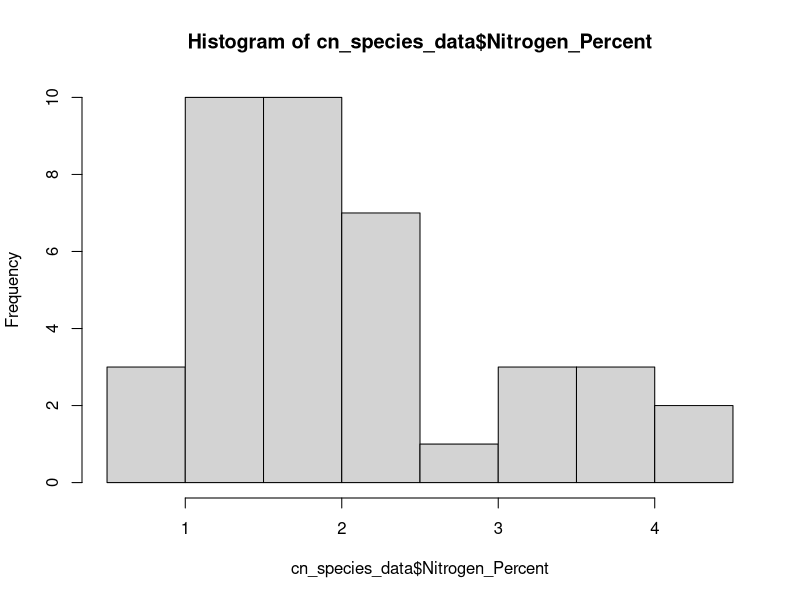
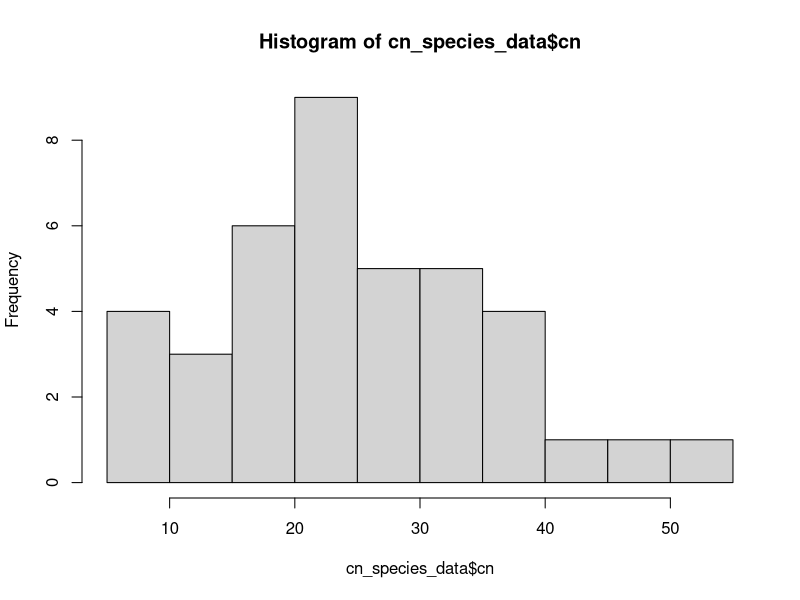
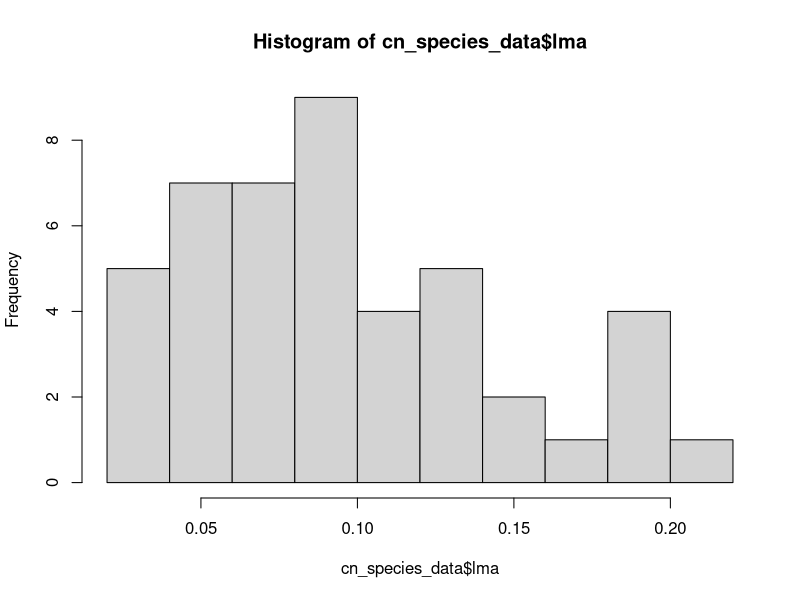
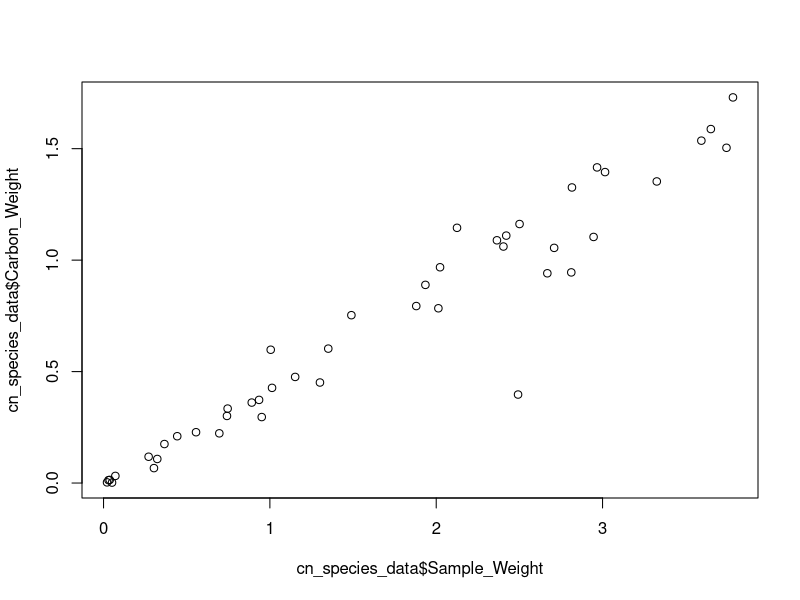
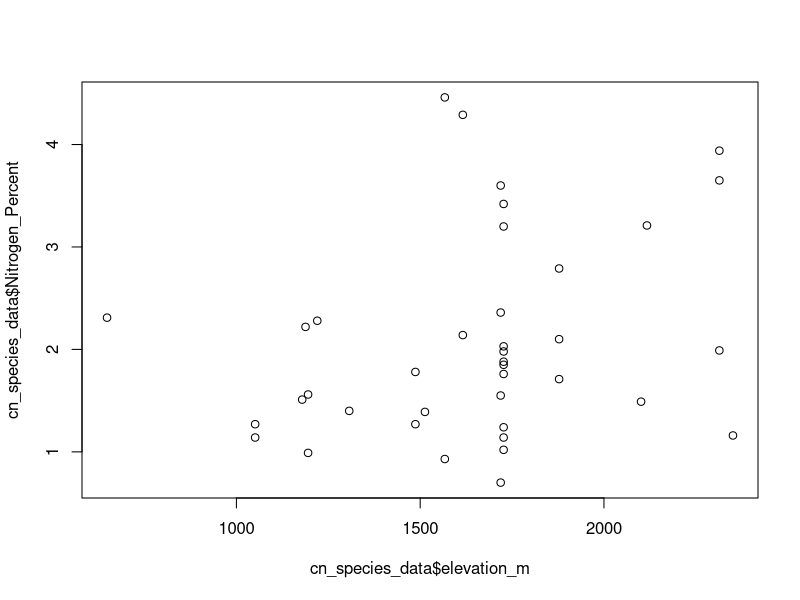
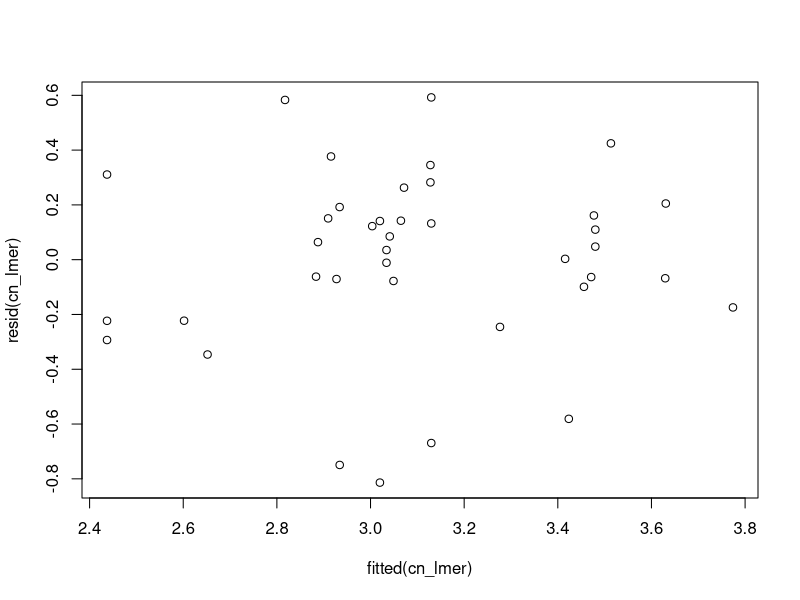

The R script that drew these images, in order: (Note: this script raises an error after producing the figures.)
# script for analyzing CN data from GUMO samples
# for Jose Villeda's Honors project

## load packages
library(dplyr)
# install.packages('lme4')
library(lme4)
library(car)
library(emmeans)
# install.packages('ggplot2')
library(ggplot2)
library(scales)

## load (i.e., read) the data
cn_data = read.csv('../../data/cn/jose_gumo_1_results.csv')
species_info = read.csv('../../data/cn/species_information.csv', fileEncoding = 'Latin1')

## look at data
head(cn_data)
head(species_info)

## merge dataasets
cn_species_data = left_join(cn_data, species_info, by = c("Sample_ID" = "sample_id"))
head(cn_species_data)

## calculate variables
cn_species_data$cn = cn_species_data$Carbon_Percent / cn_species_data$Nitrogen_Percent
cn_species_data$lma = cn_species_data$mass / cn_species_data$area

## make some simple graphs
### histogram of the percent nitrogen data
hist(cn_species_data$Nitrogen_Percent)
hist(cn_species_data$cn)
hist(cn_species_data$lma)
plot(cn_species_data$Sample_Weight, cn_species_data$Carbon_Weight)
plot(cn_species_data$elevation_m, cn_species_data$Nitrogen_Percent)

## test hypotheses about herbaceous/woody
### make new column describing whether species is woody or not
cn_species_data$woody <- NA
cn_species_data$woody[cn_species_data$life_history == 'Forb' | cn_species_data$life_history == 'Grass'] <- 'no'
cn_species_data$woody[cn_species_data$life_history == 'Shrub' | cn_species_data$life_history == 'Tree'] <- 'yes'

cn_species_data$PFT[cn_species_data$life_history == 'Grass' & 
                      cn_species_data$photosynthesis_type == 'C3'] <- 'C3 grass'
cn_species_data$PFT[cn_species_data$life_history == 'Grass' & 
                      cn_species_data$photosynthesis_type == 'C4'] <- 'C4 grass'
cn_species_data$PFT[cn_species_data$life_history == 'Forb' & 
                      cn_species_data$photosynthesis_type == 'C3'] <- 'C3 forb'
cn_species_data$PFT[cn_species_data$life_history == 'Shrub' & 
                      cn_species_data$photosynthesis_type == 'C3'] <- 'C3 shrub'
cn_species_data$PFT[cn_species_data$life_history == 'Tree' & 
                      cn_species_data$photosynthesis_type == 'C3'] <- 'C3 tree'

### test whether C/N ratios differ across plant type and environment
cn_lmer <- lmer(log(cn) ~ PFT * elevation_m + (1|family), 
                data = cn_species_data)
plot(resid(cn_lmer) ~ fitted(cn_lmer))
summary(cn_lmer)
Anova(cn_lmer)
cld(emmeans(cn_lmer, ~PFT))
emtrends(cn_lmer, ~1, var = 'elevation_m')

### test whether percent N differ across plant type and environment
nper_lmer <- lmer(log(Nitrogen_Percent) ~ PFT * elevation_m + (1|family), 
                data = cn_species_data)
plot(resid(nper_lmer) ~ fitted(nper_lmer))
summary(nper_lmer)
Anova(nper_lmer)
cld(emmeans(nper_lmer, ~PFT))
emtrends(nper_lmer, ~1, var = 'elevation_m')

### test whether percent lma differs across plant type and environment
lma_lmer <- lmer(log(lma) ~ PFT * elevation_m + (1|family), 
                  data = cn_species_data)
plot(resid(lma_lmer) ~ fitted(lma_lmer))
summary(lma_lmer)
Anova(lma_lmer)
cld(emmeans(lma_lmer, ~PFT))
emtrends(lma_lmer, ~1, var = 'elevation_m')

### lma-nper correlation
nperlma_lmer <- lmer(log(Nitrogen_Percent) ~ PFT * log(lma) + (1|family), 
                  data = cn_species_data)
plot(resid(nperlma_lmer) ~ fitted(nperlma_lmer))
summary(nperlma_lmer)
Anova(nperlma_lmer)
cld(emmeans(nperlma_lmer, ~PFT))
emtrends(nperlma_lmer, ~1, var = 'lma')

### results summary
# biggest effect is elevation, where there is great N at higher elevation
# follows predictions from Wang et al. (2017), which suggests
# that plants increase leaf N at high elevation because of high water stress
# more N allows them to maintain photosynthesis at lower stomatal conductance
# could test this with the stomatal data from Zach
# light also goes up so plants invest in more enzymes to use it for photosynthesis
# temperature goes down as you increase elevation, so plants invest in more
# enzymes because they are working more slowly

### make plots
#### quick plots
plot(log(Nitrogen_Percent) ~ elevation_m, data = cn_species_data)
plot(log(cn) ~ elevation_m, data = cn_species_data)

#### nice plots
##### percent nitrogen x elevation
elevation_vector = seq(min(cn_species_data$elevation_m, na.rm = T), 
                       max(cn_species_data$elevation_m, na.rm = T), 1)
nper_elevation_slope = summary(emtrends(nper_lmer, ~1, var = 'elevation_m'))[1, 2]
nper_elevation_intercept = summary(emmeans(nper_lmer, ~1, at = list(elevation_m = 0)))[1, 2]
nper_modeled = nper_elevation_slope * elevation_vector + nper_elevation_intercept
nper_model_df = data.frame(elevation = elevation_vector, nper = nper_modeled)

nper_plot = ggplot(data = cn_species_data, aes(x = elevation_m, y = Nitrogen_Percent, 
                                   shape = PFT, colour = PFT)) +
  theme(legend.position = "right", 
        legend.text=element_text(size=15),
        legend.title=element_text(size=15),
        axis.title.y=element_text(size=rel(2.5), colour = 'black'),
        axis.title.x=element_text(size=rel(2.5), colour = 'black'),
        axis.text.x=element_text(size=rel(2), colour = 'black'),
        axis.text.y=element_text(size=rel(2), colour = 'black'),
        panel.background = element_rect(fill = 'white', colour = 'black'),
        panel.grid.major = element_line(colour = "grey")) +
  geom_point(alpha = 0.9, size = 4) +
  geom_line(data = nper_model_df, aes(x = elevation, y = exp(nper), 
                                      shape = NULL, colour = NULL), 
            size = 4, col = rgb(0, 0, 0, 0.7)) +
  ylab('Leaf N (%)') +
  xlab('Elevation (m)') +
  xlim(c(500, 2500)) +
  ylim(c(0, 5))

jpeg('plots/nper_plot.jpeg',
     width = 8, height = 8, units = 'in', res = 600)
plot(nper_plot)
dev.off()

nper_plot_woody = ggplot(data = cn_species_data, 
                       aes(x = PFT, y = Nitrogen_Percent, colour = woody)) +
  theme(legend.position = "right", 
        legend.text=element_text(size=15),
        legend.title=element_text(size=15),
        axis.title.y=element_text(size=rel(2.5), colour = 'black'),
        axis.title.x=element_text(size=rel(2.5), colour = 'black'),
        axis.text.x=element_text(size=rel(2), colour = 'black'),
        axis.text.y=element_text(size=rel(2), colour = 'black'),
        panel.background = element_rect(fill = 'white', colour = 'black'),
        panel.grid.major = element_line(colour = "grey")) +
  geom_boxplot(outlier.size = NA, size = 1) +
  geom_jitter(size = 4, alpha = 0.9, width = 0.1) +
  guides(colour = guide_legend(title = NULL)) +
  scale_color_discrete(labels = c('Herbaceous', 'Woody')) +
  ylab('Leaf N (%)') +
  xlab('Plant Functional Type')

jpeg('plots/nper_plot_woody.jpeg',
     width = 8, height = 8, units = 'in', res = 600)
plot(nper_plot_woody)
dev.off()

##### cn x elevation
cn_elevation_slope = summary(emtrends(cn_lmer, ~1, var = 'elevation_m'))[1, 2]
cn_elevation_intercept = summary(emmeans(cn_lmer, ~1, at = list(elevation_m = 0)))[1, 2]
cn_modeled = cn_elevation_slope * elevation_vector + cn_elevation_intercept
cn_model_df = data.frame(elevation = elevation_vector, cn = cn_modeled)

cn_plot = ggplot(data = cn_species_data, aes(x = elevation_m, y = cn, 
                                   shape = PFT, colour = PFT)) +
  theme(legend.position = "right", 
        legend.text=element_text(size=15),
        legend.title=element_text(size=15), 
        axis.title.y=element_text(size=rel(2.5), colour = 'black'),
        axis.title.x=element_text(size=rel(2.5), colour = 'black'),
        axis.text.x=element_text(size=rel(2), colour = 'black'),
        axis.text.y=element_text(size=rel(2), colour = 'black'),
        panel.background = element_rect(fill = 'white', colour = 'black'),
        panel.grid.major = element_line(colour = "grey")) +
  geom_point(alpha = 0.9, size = 4) +
  geom_line(data = cn_model_df, aes(x = elevation, y = exp(cn), 
                                      shape = NULL, colour = NULL), 
            size = 4, col = rgb(0, 0, 0, 0.7)) +
  ylab('Leaf C:N') +
  xlab('Elevation (m)') +
  xlim(c(500, 2500)) +
  ylim(c(0, 60))

jpeg('plots/cn_plot.jpeg',
     width = 8, height = 8, units = 'in', res = 600)
plot(cn_plot)
dev.off()

cn_plot_woody = ggplot(data = cn_species_data, 
                         aes(x = PFT, y = cn, colour = woody)) +
  theme(legend.position = "right", 
        legend.text=element_text(size=15),
        legend.title=element_text(size=15),
        axis.title.y=element_text(size=rel(2.5), colour = 'black'),
        axis.title.x=element_text(size=rel(2.5), colour = 'black'),
        axis.text.x=element_text(size=rel(2), colour = 'black'),
        axis.text.y=element_text(size=rel(2), colour = 'black'),
        panel.background = element_rect(fill = 'white', colour = 'black'),
        panel.grid.major = element_line(colour = "grey")) +
  geom_boxplot(outlier.size = NA, size = 1) +
  geom_jitter(size = 4, alpha = 0.9, width = 0.1) +
  guides(colour = guide_legend(title = NULL)) +
  scale_color_discrete(labels = c('Herbaceous', 'Woody')) +
  ylab('Leaf C:N') +
  xlab('Plant Functional Type')

jpeg('plots/cn_plot_woody.jpeg',
     width = 8, height = 8, units = 'in', res = 600)
plot(cn_plot_woody)
dev.off()

##### nper-lma trend (to show fast-slow tradeoff)
# lma_vector = seq(min(cn_species_data$lma, na.rm = T), 
#                        max(cn_species_data$lma, na.rm = T), 0.01)
# nperlma_slope = summary(emtrends(nperlma_lmer, ~1, var = 'log(lma)'))[1, 2]
# nperlma_intercept = summary(emmeans(nperlma_lmer, ~1, at = list(lma = 0)))[1, 2]
# nperlma_modeled = nperlma_slope * lma_vector + nperlma_intercept
# nperlma_model_df = data.frame(lma = lma_vector, nper = nperlma_modeled)

nperlma_plot = ggplot(data = cn_species_data, aes(x = log(lma), y = log(Nitrogen_Percent), 
                                             shape = PFT, colour = PFT)) +
  theme(legend.position = "right", 
        legend.text=element_text(size=15),
        legend.title=element_text(size=15), 
        axis.title.y=element_text(size=rel(2.5), colour = 'black'),
        axis.title.x=element_text(size=rel(2.5), colour = 'black'),
        axis.text.x=element_text(size=rel(2), colour = 'black'),
        axis.text.y=element_text(size=rel(2), colour = 'black'),
        panel.background = element_rect(fill = 'white', colour = 'black'),
        panel.grid.major = element_line(colour = "grey")) +
  geom_point(alpha = 0.9, size = 4) +
  # geom_line(data = cn_model_df, aes(x = lma, y = exp(cn), 
  #                                   shape = NULL, colour = NULL), 
  #           size = 4, col = rgb(0, 0, 0, 0.7)) +
  ylab('Log Leaf N (%)') +
  xlab(expression('Log Leaf Mass per Area (' * 'g mm'^'-2' * ')')) +
  xlim(c(-3.5, -1.5)) +
  ylim(c(0, 2))
